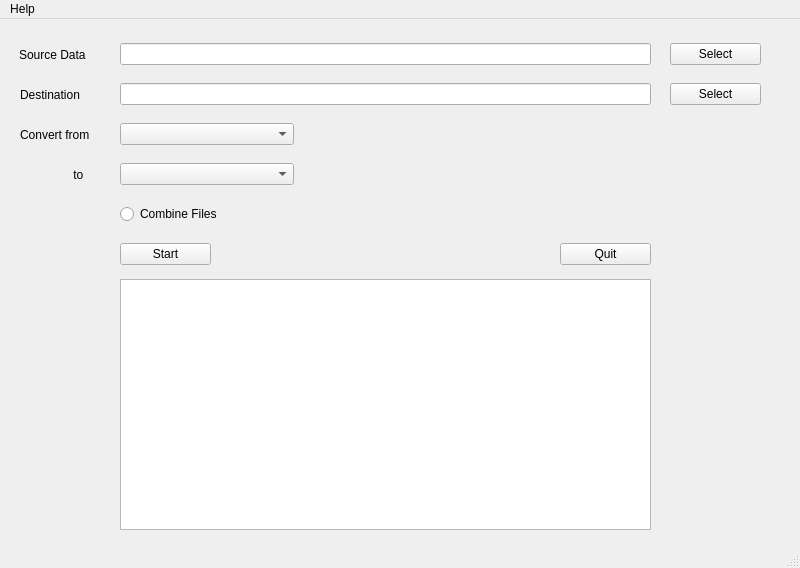
<?xml version="1.0" encoding="UTF-8"?>
<ui version="4.0">
 <class>MainWindow</class>
 <widget class="QMainWindow" name="MainWindow">
  <property name="geometry">
   <rect>
    <x>0</x>
    <y>0</y>
    <width>800</width>
    <height>568</height>
   </rect>
  </property>
  <property name="windowTitle">
   <string>MainWindow</string>
  </property>
  <widget class="QWidget" name="centralwidget">
   <widget class="QWidget" name="verticalLayoutWidget">
    <property name="geometry">
     <rect>
      <x>19</x>
      <y>20</y>
      <width>101</width>
      <height>31</height>
     </rect>
    </property>
    <layout class="QVBoxLayout" name="verticalLayout">
     <item>
      <widget class="QLabel" name="label_source_data">
       <property name="text">
        <string>Source Data</string>
       </property>
      </widget>
     </item>
    </layout>
   </widget>
   <widget class="QWidget" name="verticalLayoutWidget_2">
    <property name="geometry">
     <rect>
      <x>120</x>
      <y>20</y>
      <width>531</width>
      <height>31</height>
     </rect>
    </property>
    <layout class="QVBoxLayout" name="verticalLayout_2">
     <item>
      <widget class="QLineEdit" name="lineEdit_source_data"/>
     </item>
    </layout>
   </widget>
   <widget class="QWidget" name="verticalLayoutWidget_3">
    <property name="geometry">
     <rect>
      <x>20</x>
      <y>60</y>
      <width>101</width>
      <height>31</height>
     </rect>
    </property>
    <layout class="QVBoxLayout" name="verticalLayout_3">
     <item>
      <widget class="QLabel" name="label_destination">
       <property name="text">
        <string>Destination</string>
       </property>
      </widget>
     </item>
    </layout>
   </widget>
   <widget class="QWidget" name="verticalLayoutWidget_4">
    <property name="geometry">
     <rect>
      <x>670</x>
      <y>20</y>
      <width>91</width>
      <height>31</height>
     </rect>
    </property>
    <layout class="QVBoxLayout" name="verticalLayout_4">
     <item>
      <widget class="QPushButton" name="btn_source_data">
       <property name="text">
        <string>Select</string>
       </property>
      </widget>
     </item>
    </layout>
   </widget>
   <widget class="QWidget" name="verticalLayoutWidget_5">
    <property name="geometry">
     <rect>
      <x>120</x>
      <y>60</y>
      <width>531</width>
      <height>31</height>
     </rect>
    </property>
    <layout class="QVBoxLayout" name="verticalLayout_5">
     <item>
      <widget class="QLineEdit" name="lineEdit_destination"/>
     </item>
    </layout>
   </widget>
   <widget class="QWidget" name="verticalLayoutWidget_6">
    <property name="geometry">
     <rect>
      <x>670</x>
      <y>60</y>
      <width>91</width>
      <height>31</height>
     </rect>
    </property>
    <layout class="QVBoxLayout" name="verticalLayout_6">
     <item>
      <widget class="QPushButton" name="btn_destination">
       <property name="text">
        <string>Select</string>
       </property>
      </widget>
     </item>
    </layout>
   </widget>
   <widget class="QWidget" name="verticalLayoutWidget_7">
    <property name="geometry">
     <rect>
      <x>120</x>
      <y>180</y>
      <width>141</width>
      <height>31</height>
     </rect>
    </property>
    <layout class="QVBoxLayout" name="verticalLayout_7">
     <item>
      <widget class="QRadioButton" name="rb_combine">
       <property name="text">
        <string>Combine Files</string>
       </property>
      </widget>
     </item>
    </layout>
   </widget>
   <widget class="QWidget" name="verticalLayoutWidget_8">
    <property name="geometry">
     <rect>
      <x>120</x>
      <y>220</y>
      <width>91</width>
      <height>31</height>
     </rect>
    </property>
    <layout class="QVBoxLayout" name="verticalLayout_8">
     <item>
      <widget class="QPushButton" name="btn_start">
       <property name="text">
        <string>Start</string>
       </property>
      </widget>
     </item>
    </layout>
   </widget>
   <widget class="QWidget" name="verticalLayoutWidget_9">
    <property name="geometry">
     <rect>
      <x>560</x>
      <y>220</y>
      <width>91</width>
      <height>31</height>
     </rect>
    </property>
    <layout class="QVBoxLayout" name="verticalLayout_9">
     <item>
      <widget class="QPushButton" name="btn_quit">
       <property name="text">
        <string>Quit</string>
       </property>
      </widget>
     </item>
    </layout>
   </widget>
   <widget class="QWidget" name="verticalLayoutWidget_11">
    <property name="geometry">
     <rect>
      <x>120</x>
      <y>100</y>
      <width>174</width>
      <height>31</height>
     </rect>
    </property>
    <layout class="QVBoxLayout" name="verticalLayout_11">
     <item>
      <widget class="QComboBox" name="cmb_dst_format">
       <item>
        <property name="text">
         <string/>
        </property>
       </item>
       <item>
        <property name="text">
         <string>PCAP_HDL32</string>
        </property>
       </item>
      </widget>
     </item>
    </layout>
   </widget>
   <widget class="QWidget" name="verticalLayoutWidget_13">
    <property name="geometry">
     <rect>
      <x>20</x>
      <y>100</y>
      <width>101</width>
      <height>31</height>
     </rect>
    </property>
    <layout class="QVBoxLayout" name="verticalLayout_13">
     <item>
      <widget class="QLabel" name="label_convert">
       <property name="text">
        <string>Convert from</string>
       </property>
      </widget>
     </item>
    </layout>
   </widget>
   <widget class="QWidget" name="verticalLayoutWidget_10">
    <property name="geometry">
     <rect>
      <x>20</x>
      <y>140</y>
      <width>101</width>
      <height>31</height>
     </rect>
    </property>
    <layout class="QVBoxLayout" name="verticalLayout_10">
     <item>
      <widget class="QLabel" name="label">
       <property name="text">
        <string>                to</string>
       </property>
      </widget>
     </item>
    </layout>
   </widget>
   <widget class="QWidget" name="verticalLayoutWidget_12">
    <property name="geometry">
     <rect>
      <x>120</x>
      <y>140</y>
      <width>174</width>
      <height>31</height>
     </rect>
    </property>
    <layout class="QVBoxLayout" name="verticalLayout_12">
     <item>
      <widget class="QComboBox" name="cmb_src_format">
       <item>
        <property name="text">
         <string/>
        </property>
       </item>
       <item>
        <property name="text">
         <string>rosbag (pointcloud2)</string>
        </property>
       </item>
       <item>
        <property name="text">
         <string>csv (timestamp)</string>
        </property>
       </item>
      </widget>
     </item>
    </layout>
   </widget>
   <widget class="QWidget" name="verticalLayoutWidget_14">
    <property name="geometry">
     <rect>
      <x>120</x>
      <y>260</y>
      <width>531</width>
      <height>251</height>
     </rect>
    </property>
    <layout class="QVBoxLayout" name="verticalLayout_14">
     <item>
      <widget class="QTextEdit" name="textEdit_show"/>
     </item>
    </layout>
   </widget>
  </widget>
  <widget class="QMenuBar" name="menubar">
   <property name="geometry">
    <rect>
     <x>0</x>
     <y>0</y>
     <width>800</width>
     <height>22</height>
    </rect>
   </property>
   <widget class="QMenu" name="menuHelp">
    <property name="title">
     <string>Help</string>
    </property>
    <addaction name="actionTutorial"/>
   </widget>
   <addaction name="menuHelp"/>
  </widget>
  <widget class="QStatusBar" name="statusbar"/>
  <action name="actionTutorial">
   <property name="text">
    <string>Tutorial</string>
   </property>
  </action>
 </widget>
 <resources/>
 <connections/>
</ui>
